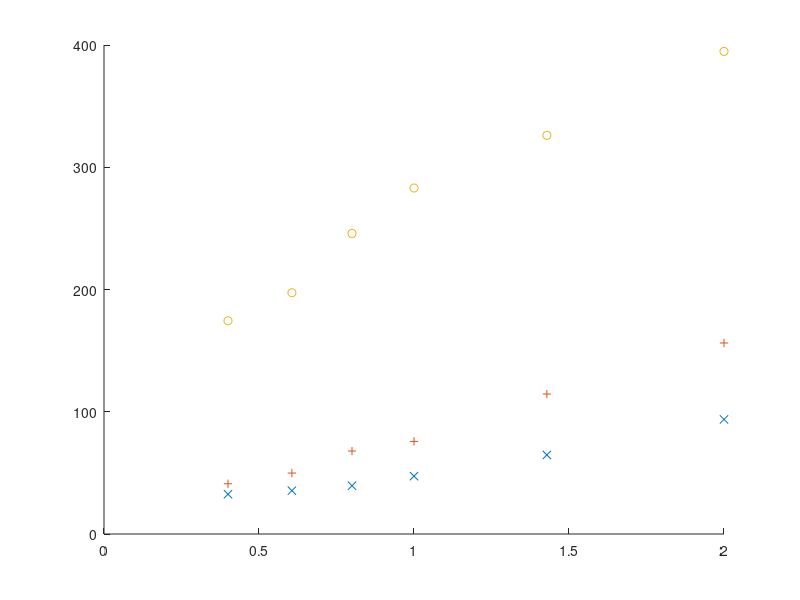

MATLAB code to generate this figure: (Note: this script raises an error after producing the figure.)
clear;
clc;
hold on;
x=[2.000000 	1.428571 	1.000000 	0.800000 	0.606061 	0.400000 ];
y1=[93.750000 	64.655172 	47.318612 	39.473684 	35.460993 	32.537961 ];
y2=[156.250000 	114.503817 	75.757576 	67.873303 	49.833887 	41.095890 ];
y3=[394.736842 	326.086957 	283.018868 	245.901639 	197.368421 	174.418605 ];

scatter(x,y1,'xk');%散点图
scatter(x,y2,'+k');
scatter(x,y3,'ok');

values1 = spcrv([[x(1) x x(end)];[y1(1) y1 y1(end)]],3);%为画平滑曲线进行插值（增加数据间推算的点）
values2 = spcrv([[x(1) x x(end)];[y2(1) y2 y2(end)]],3);
values3 = spcrv([[x(1) x x(end)];[y3(1) y3 y3(end)]],3);

plot(values1(1,:),values1(2,:),'-k');%画平滑曲线
plot(values2(1,:),values2(2,:),'--k');
plot(values3(1,:),values3(2,:),'-.k');

title('竞争性判断');
xlabel('1/[S]');
ylabel('1/v');
legend('无抑制剂','KH_2PO_4','NaF','无抑制剂','KH_2PO_4','NaF')

hold off;